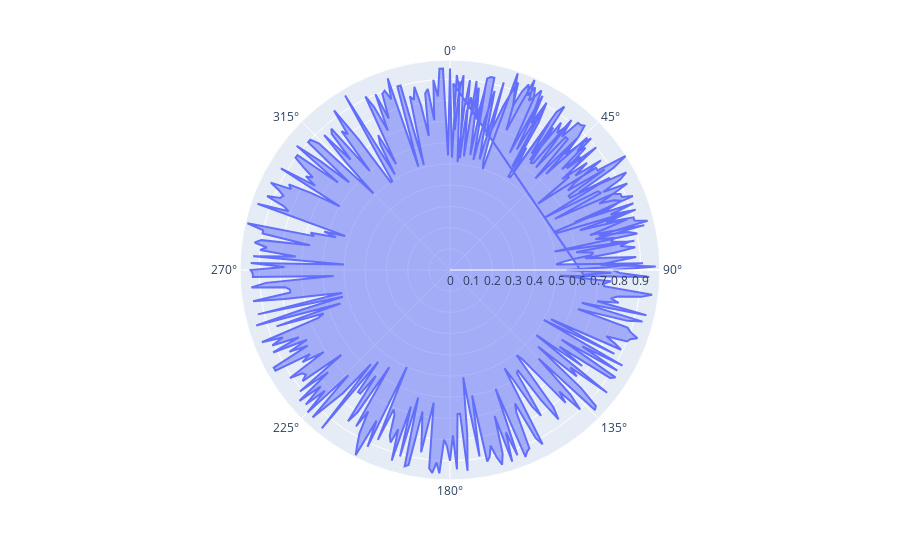

Write notebook code for a chart like this one.
### Markdown cell above
Below radar line chart marks the sleep efficiency for each ID

### Code cell
fig = px.line_polar(df, r='Sleep_efficiency', theta='ID', line_close=True)
#fig.update_traces(fill='toself')
fig.update_traces(fill='tonext')
fig.show()

### Figure 1 — Plotly figure (JSON) as saved in the notebook; plotly's stock layout.template omitted (floating-point values rounded to 4 significant figures; data arrays with more than 128 entries replaced by an {"elided": "..."} marker saying what was removed)
{"data": [{"fill": "tonext", "hovertemplate": "Sleep_efficiency=%{r}<br>ID=%{theta}<extra></extra>", "legendgroup": "", "line": {"color": "#636efa", "dash": "solid"}, "marker": {"symbol": "circle"}, "mode": "lines", "name": "", "r": {"elided": "453 float values"}, "showlegend": false, "subplot": "polar", "theta": {"elided": "453 int values"}, "type": "scatterpolar"}], "layout": {"legend": {"tracegroupgap": 0}, "margin": {"t": 60}, "polar": {"angularaxis": {"direction": "clockwise", "rotation": 90}, "domain": {"x": [0, 1], "y": [0, 1]}}}}
